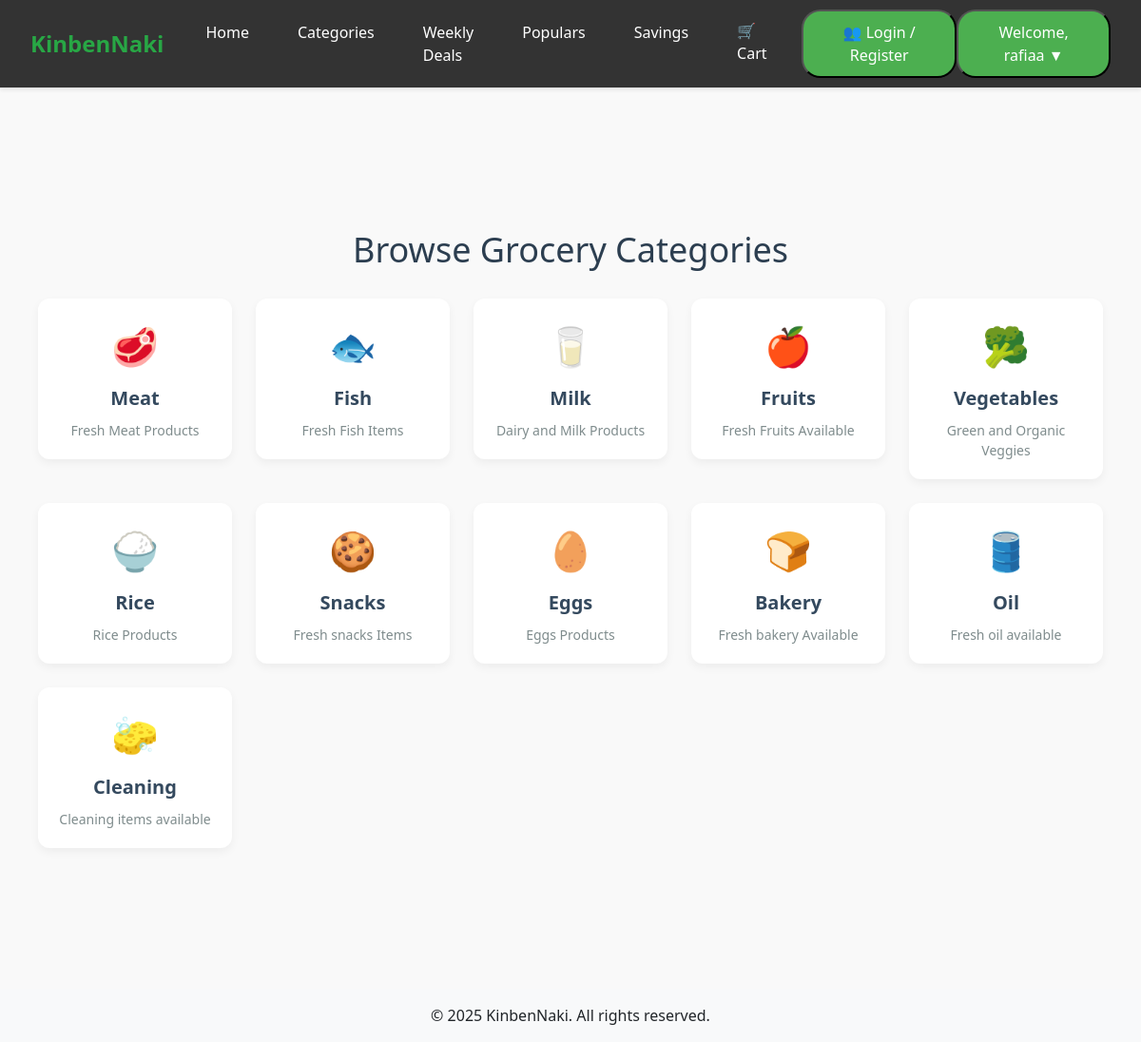
The page /categories/ (signed in) on the database its author committed.
### shop/models.py (models this page shows)
class Category(models.Model):
    name = models.CharField(max_length=100)
    slug = models.SlugField(unique=True)
    description = models.TextField()
    is_active = models.BooleanField(default=True)
    def __str__(self):
        return self.name

### shop/views.py (the view)
# urls.py: path('categories/', views.category_list, name='category_list'),  # All categories
def category_list(request):
    categories = Category.objects.all()
    print("CATEGORIES:", categories)  # Debug line
    for c in categories:
        print(f"{c.name} -> Items: {c.items.all()}")  # If using related_name='items'
    return render(request, 'category_list.html', {'categories':categories})

### templates/category_list.html (shortened to what this page needs)
{% extends "base.html" %}
{% block content %}
<div class="container">
    <h1>Browse Grocery Categories</h1>
    <div class="category-grid">
        {% for category in categories %}
        <a href="{% url 'category' slug=category.slug %}">
            <div class="category-card">
                <div class="category-icon">
                    {% if category.name|lower == 'meat' %}
                        🥩
                    {% elif category.name|lower == 'fish' %}
                        🐟
                    {% elif category.name|lower == 'milk' %}
                        🥛
                    {% elif category.name|lower == 'vegetables' %}
                        🥦
                    {% elif category.name|lower == 'fruits' %}
                        🍎
                    {% elif category.name|lower == 'rice' %}
                        🍚
                    {% elif category.name|lower == 'snacks' %}
                        🍪
                    {% elif category.name|lower == 'eggs' %}
                         🥚
                    {% elif category.name|lower == 'bakery' %}
                        🍞
                    {% elif category.name|lower == 'oil' %}
                        🛢️
                    {% elif category.name|lower == 'cleaning' %}
                        🧽
                    {% else %}
                        🛒
                    {% endif %}
                </div>
                <div class="category-title">{{ category.name }}</div>
                <div class="category-description">{{ category.description|default:"No description available." }}</div>
            </div>
        </a>
        {% empty %}
        <p>No categories found.</p>
        {% endfor %}
    </div>
</div>
{% endblock %}

### templates/base.html (shortened to what this page needs)
<!DOCTYPE html>
<html lang="en">
<head>
  <link href="https://cdn.jsdelivr.net/npm/bootstrap@5.3.3/dist/css/bootstrap.min.css" rel="stylesheet">
</head>
<body>
  <nav class="navbar navbar-expand-lg shadow-sm">
    <div class="container-fluid">
      <a class="navbar-brand" href="#">KinbenNaki</a>
      <div class="collapse navbar-collapse">
        <ul class="navbar-nav me-auto mb-2 mb-lg-0">
          <li class="nav-item"><a class="nav-link" href="{% url 'home' %}">Home</a></li>
       <li class="nav-item"><a class="nav-link" href="{% url 'category_list' %}">Categories</a></li>
        <li class="nav-item">
            <a class="nav-link" href="{% url 'weekly_deals' %}">Weekly Deals</a>
        </li>
          <li class="nav-item"><a class="nav-link" href="#">Populars</a></li>
          <li class="nav-item"><a class="nav-link" href="#">Savings</a></li>
        </ul>
            <ul class="navbar-nav mb-2 mb-lg-0">
          <li class="nav-item"><a class="nav-link" href="#">🛒 Cart</a></li>
          <div class="dropdown">
        <button class="drop">👥 Login / Register</button>
    </div>
             <div class="nav-right">
        {% if user.is_authenticated %}
            <div class="dropdown">
                <button class="drop">Welcome, {{ user.first_name|default:user.username }} ▼</button>
            </div>
        {% endif %}
    </div>
        </ul>
      </div>
    </div>
  </nav>
  <main class="container py-5">
    {% block content %}
    {% endblock %}
  </main>
  <footer class="bg-light text-center py-3 mt-auto">
    <p class="mb-0">&copy; {% now "Y" %} KinbenNaki. All rights reserved.</p>
  </footer>
</body>
</html>

### templates/base.html (style rules this page uses)
body { font-family: 'Segoe UI', sans-serif; background-color: #f8f9fa; }
.navbar { background-color: #ffffff; border-bottom: 1px solid #ddd; }
.navbar-brand { font-weight: bold; color: #28a745; font-size: 24px; }
.nav-link { color: #333; margin-right: 15px; }
.dropdown { position: relative; display: inline-block; }
.drop { background-color: #4CAF50; color: white; padding: 10px 20px; font-size: 16px; border-radius: 20px; gap: 20px; cursor: pointer; }
.navbar { background-color: #333; padding: 10px 20px; }
.navbar-nav { list-style-type: none; margin: 0; padding: 0; display: flex; justify-content: flex-end; }
.nav-item { margin-left: 20px; }
.nav-link { color: white; text-decoration: none; padding: 10px 15px; font-size: 16px; border-radius: 5px; transition: background-color 0.3s, color 0.3s; }

### templates/category_list.html (style rules this page uses)
body { font-family: 'Segoe UI', sans-serif; background-color: #f9f9f9; }
.container { max-width: 1200px; margin: 40px auto; padding: 20px; }
h1 { text-align: center; font-size: 36px; margin-bottom: 30px; color: #2c3e50; }
.category-grid { display: grid; grid-template-columns: repeat(auto-fill, minmax(200px, 1fr)); gap: 25px; }
.category-card { background-color: #fff; border-radius: 12px; padding: 20px; box-shadow: 0 4px 10px rgba(0,0,0,0.05); transition: transform 0.2s ease-in-out; text-align: center; cursor: pointer; }
.category-icon { font-size: 40px; margin-bottom: 10px; }
.category-title { font-size: 20px; font-weight: bold; color: #34495e; margin-bottom: 8px; }
.category-description { font-size: 14px; color: #7f8c8d; }
a { text-decoration: none; color: inherit; }

### rows shown on the page
Category: name "Meat", description "Fresh Meat Products"
Category: name "Fish", description "Fresh Fish Items"
Category: name "Milk", description "Dairy and Milk Products"
Category: name "Fruits", description "Fresh Fruits Available"
Category: name "Vegetables", description "Green and Organic Veggies"
Category: name "Rice", description "Rice Products"
Category: name "Snacks", description "Fresh snacks Items"
Category: name "Eggs", description "Eggs Products"
Category: name "Bakery", description "Fresh bakery Available"
Category: name "Oil", description "Fresh oil available"
Category: name "Cleaning", description "Cleaning items available"

### other values the page prints
{{ user.first_name|default:user.username }} "rafiaa"
